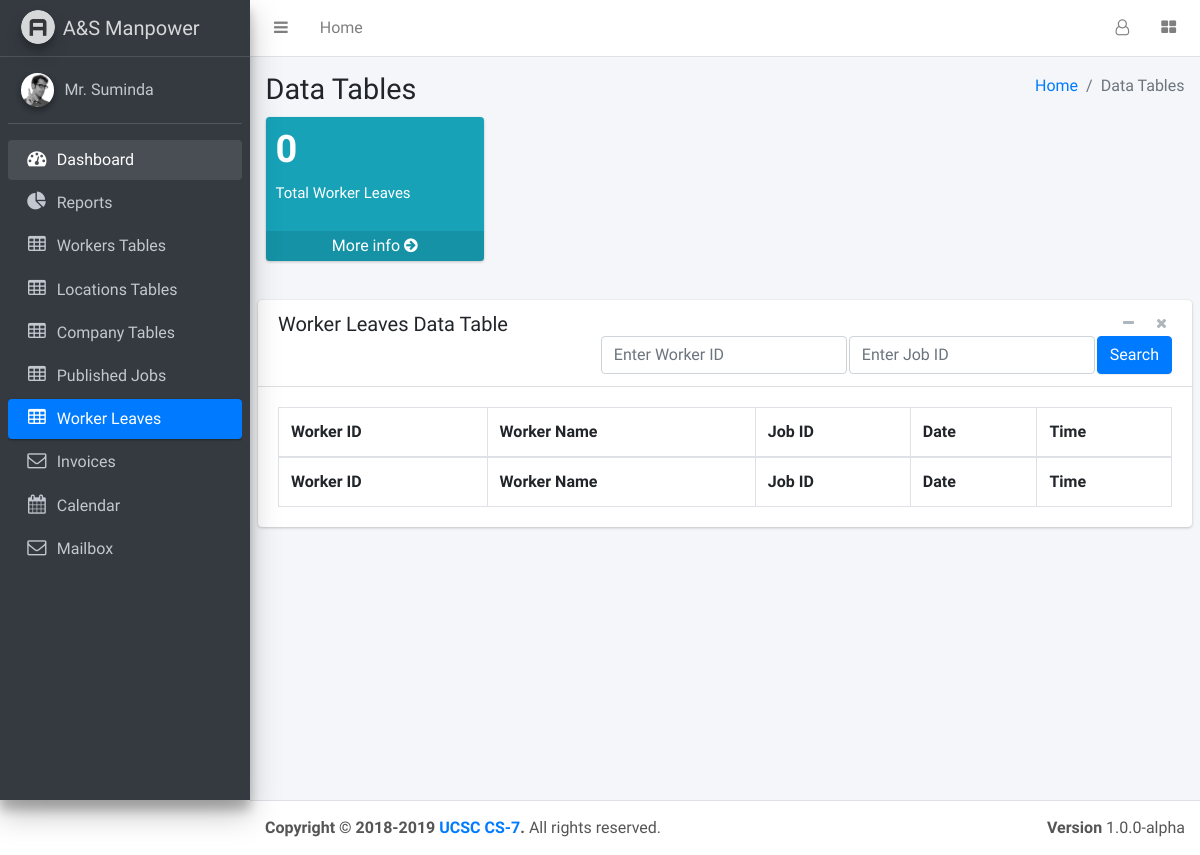
Page /pages/others/tables/dataLeaves.php on the earlier database version.
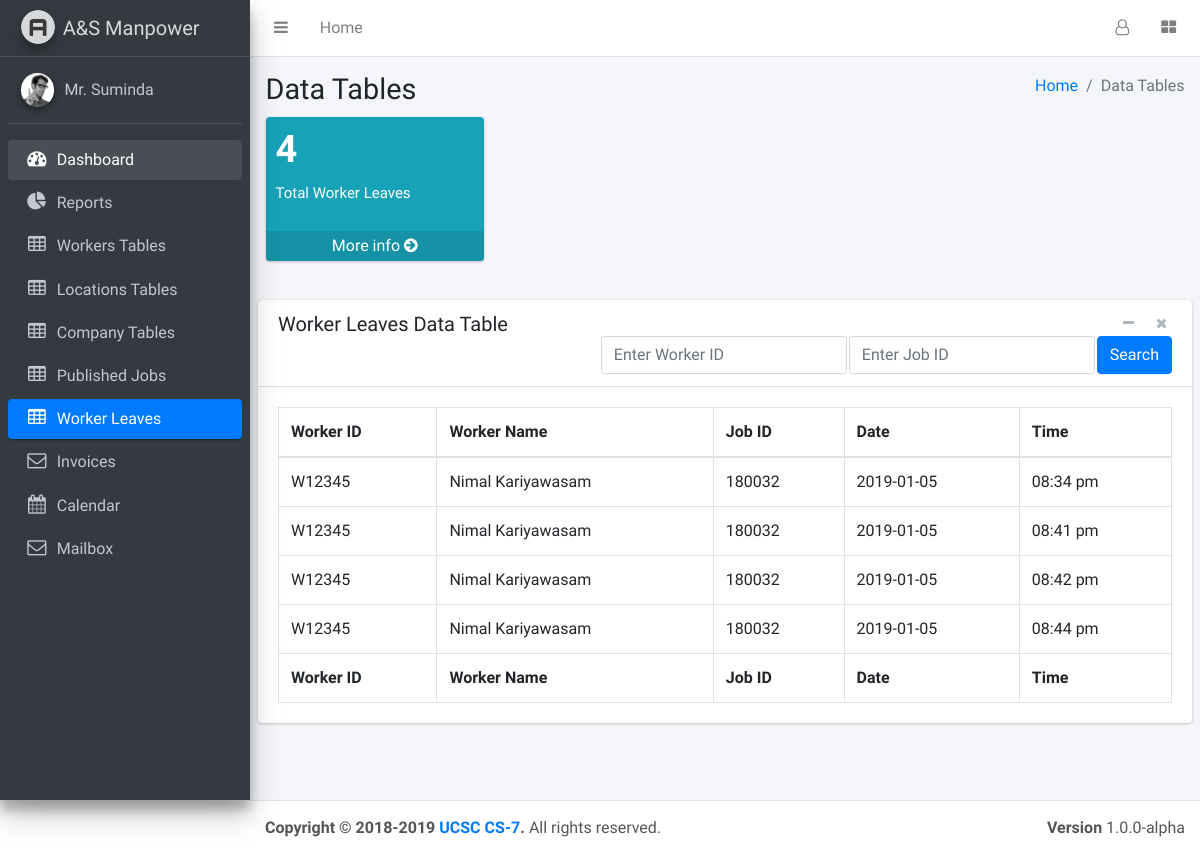
Same page on the later database version.
### tables this page shows
CREATE TABLE `worker_leaves` (
  `id` int(11) NOT NULL,
  `workerID` varchar(100) NOT NULL,
  `JobID` varchar(50) NOT NULL,
  `date` varchar(100) NOT NULL,
  `time` varchar(100) NOT NULL
);

CREATE TABLE `worker` (
  `workerID` varchar(45) NOT NULL,
  `workerName` varchar(45) DEFAULT NULL,
  `workerNIC` varchar(45) DEFAULT NULL,
  `workerPhone` varchar(45) DEFAULT NULL,
  `workerMaxWorkPeriod` varchar(45) DEFAULT NULL,
  `workerRank` int(10) DEFAULT '0',
  `workerEmail` varchar(45) DEFAULT NULL,
  `workerStatus` varchar(45) DEFAULT NULL,
  `workerImage` varchar(5000) DEFAULT NULL
);

### pages/query_boxes/supplier_view_workers_leaves.php (the view)
<?php
    $query="SELECT * FROM worker_leaves,worker WHERE worker_leaves.workerID=worker.workerID";
    $result=mysqli_query($conn,$query);
    if(mysqli_num_rows($result)>0){
        while($row=mysqli_fetch_assoc($result)){
            echo "<tr>
                  <td>".$row['workerID']."</td>
                  <td>".$row['workerName']."</td>
                  <td>".$row['JobID']."</td>
                  <td>".$row['date']."</td>
                  <td>".$row['time']."</td>
                </tr>";
        }
    }
?>

### pages/query_boxes/supplier_view_all_worker_leave_count.php
<?php
    $query="SELECT COUNT(id) AS leaveCount  FROM worker_leaves";
    $result=mysqli_query($conn,$query);
    if(mysqli_num_rows($result)>0){
        $row=mysqli_fetch_assoc($result);
        echo $row['leaveCount'];
    }
?>

Differences in the rows shown:
added worker_leaves: workerID.workerID "W12345", workerID.workerName "Nimal Kariyawasam", JobID "180032", date "2019-01-05", time "08:34 pm"
added worker_leaves: workerID.workerID "W12345", workerID.workerName "Nimal Kariyawasam", JobID "180032", date "2019-01-05", time "08:41 pm"
added worker_leaves: workerID.workerID "W12345", workerID.workerName "Nimal Kariyawasam", JobID "180032", date "2019-01-05", time "08:42 pm"
added worker_leaves: workerID.workerID "W12345", workerID.workerName "Nimal Kariyawasam", JobID "180032", date "2019-01-05", time "08:44 pm"
Other differences:
$row['leaveCount']: "0" → "4"
